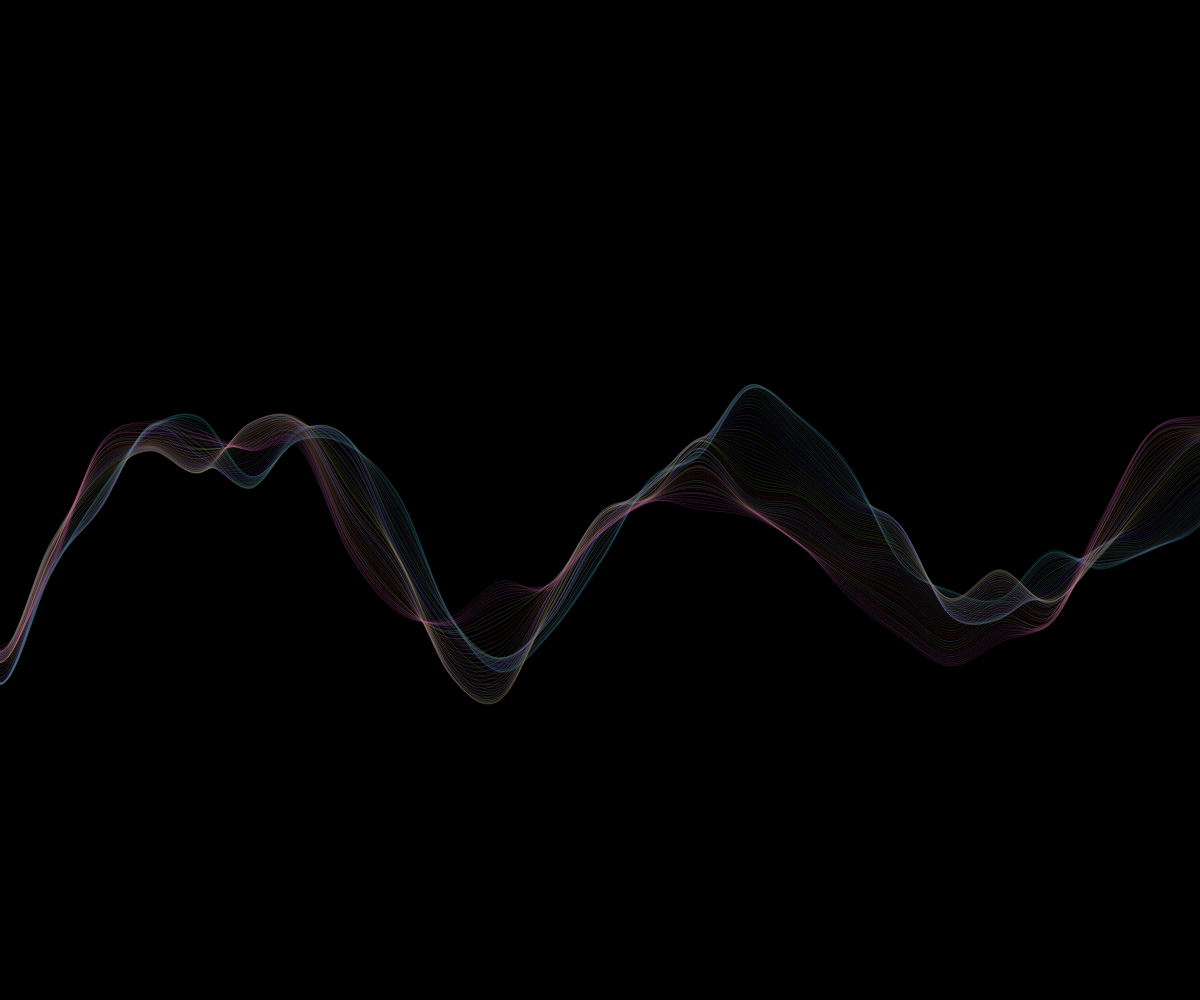
Frame 1 (no input)
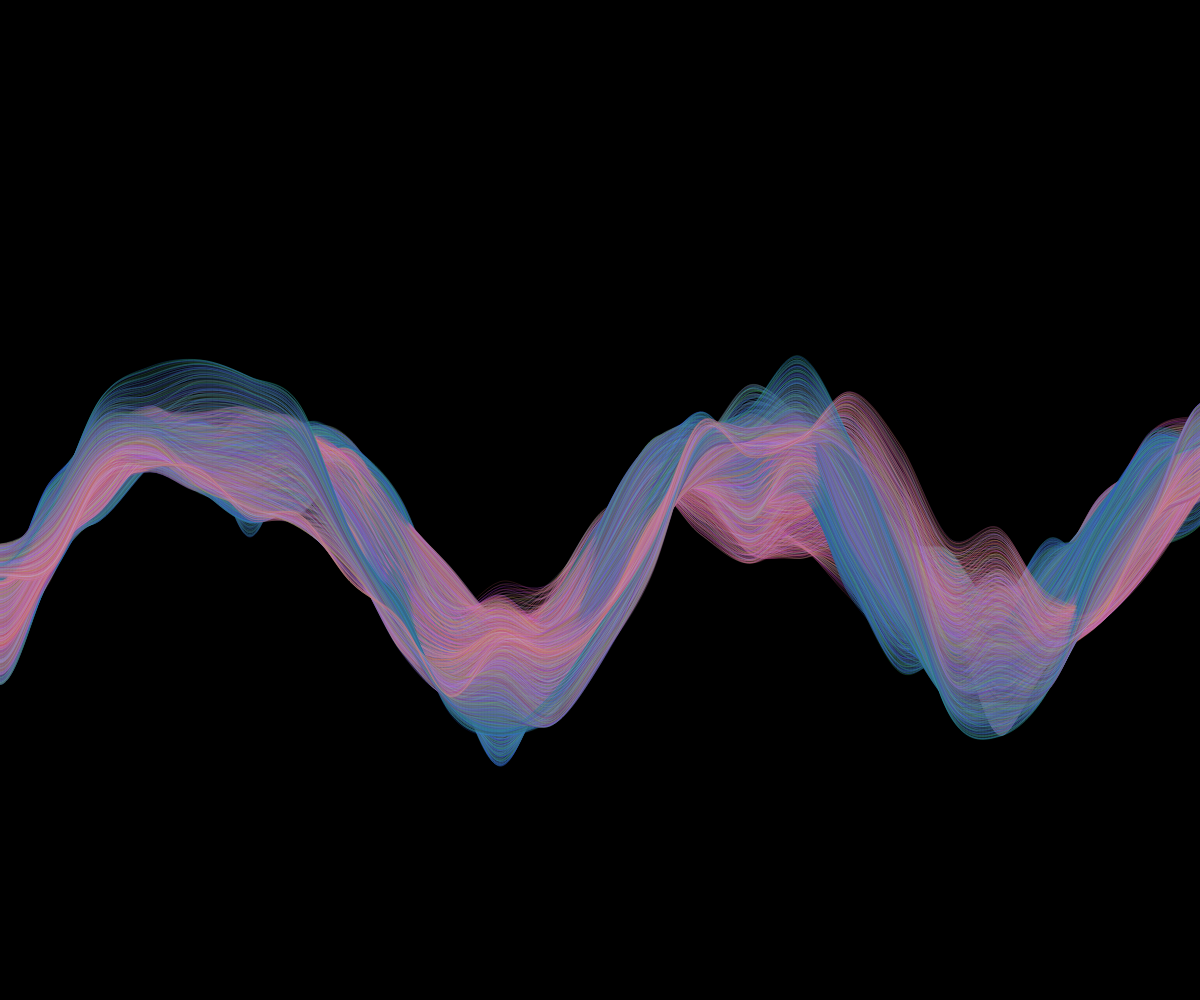
Frame 60 (no input)
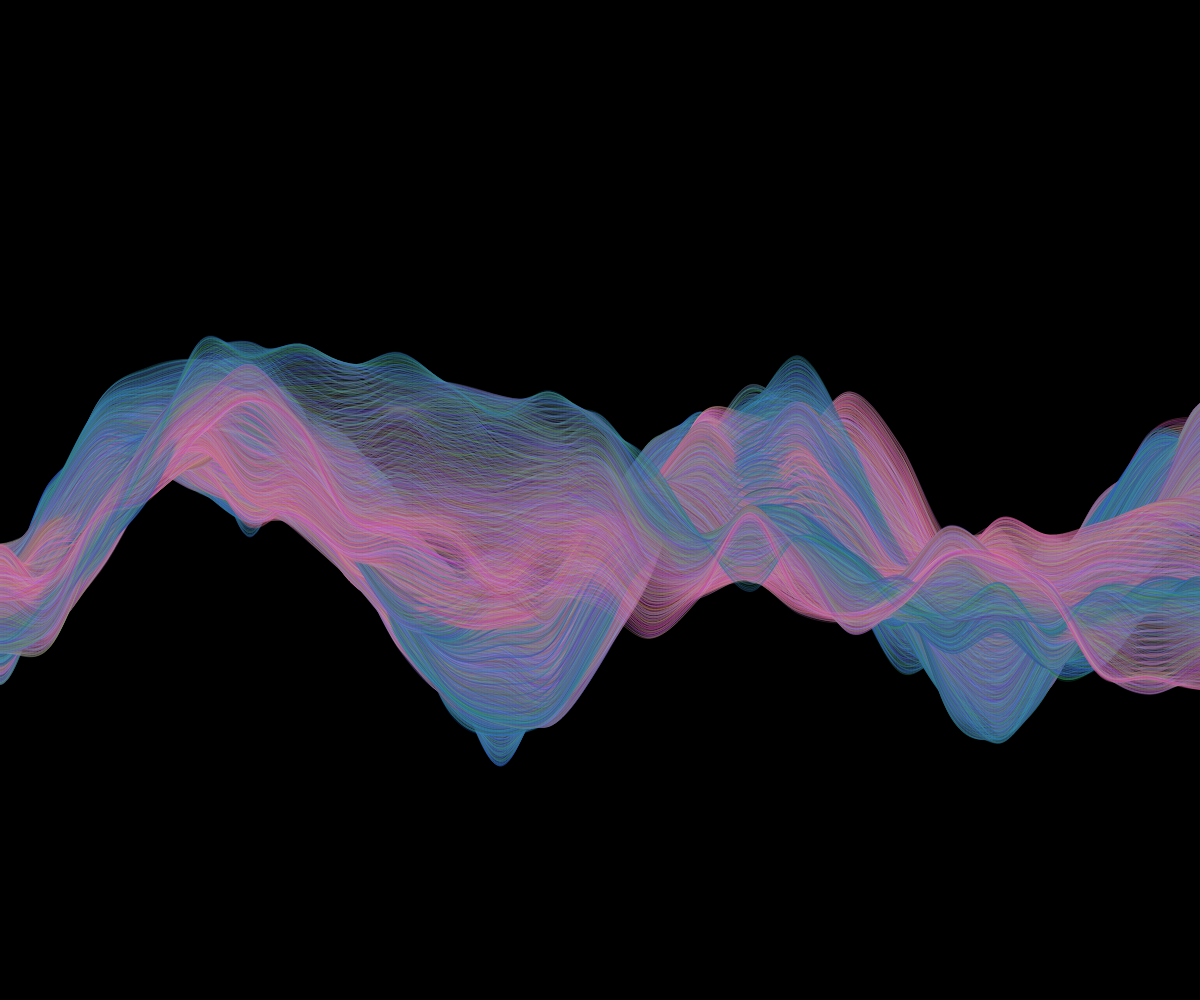
Frame 120 (the mouse pressed at the canvas centre since frame 60)

The p5.js sketch that drew these frames (run headless with seeded random() and noise() and a simulated clock; from frame 60 on, the mouse is pressed at the canvas centre):

// p5.js sketch
// ── sketch.js
let ranges;

function setup() {
  createCanvas(windowWidth, windowHeight);
  background(0);
}

function draw() {
 mountains();
}

function mountains() {

 noFill();
  ranges = 80;
  strokeWeight(0.5);
  for (let i = 0; i < ranges; i++) {
    let palet = map(i, 0, ranges, 50, 200);
    beginShape();
    for (let x = -width ; x < width+150; x +=50) {
      let n = noise(x *0.004+random(0.01,0.002), i * 0.005, millis() * 0.001); // 0.001<
      let y = map(n, 0, 1, height/5, height);
      stroke( palet, random(50, 180),random(50,250),100);
      curveVertex(x,y-50);
    }
    endShape();
  }
}
